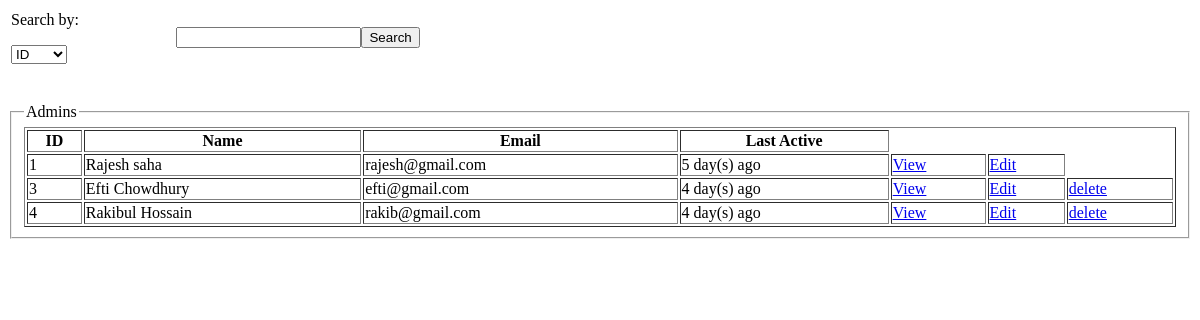
/app/admin/tadmindetails.php?memberID=1, run on an earlier commit of the app's database.
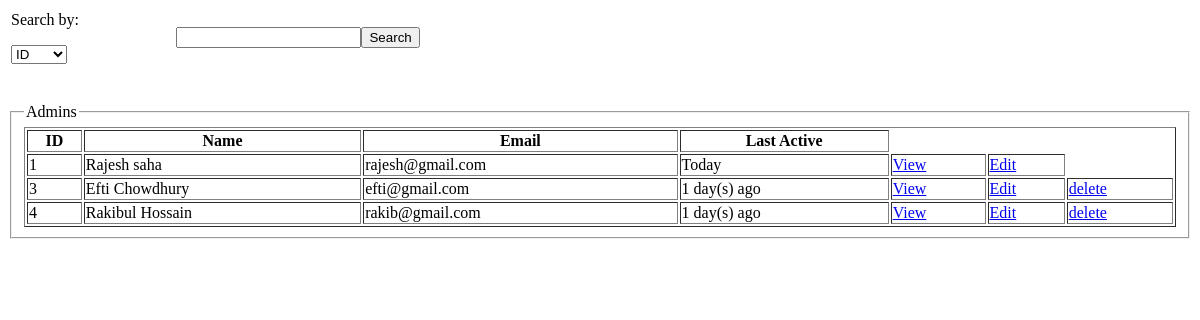
And on a later commit of the database.
### tables this page shows
CREATE TABLE `member` (
  `Member_ID` varchar(8) NOT NULL,
  `Password` varchar(20) NOT NULL,
  `Name` varchar(40) NOT NULL,
  `Email` varchar(30) NOT NULL,
  `Type` int(1) NOT NULL,
  `Status` varchar(10) NOT NULL DEFAULT 'Active',
  `Member_Since` timestamp NOT NULL DEFAULT CURRENT_TIMESTAMP,
  `Last_Logged_in` timestamp NOT NULL DEFAULT CURRENT_TIMESTAMP,
  `Total_Purchase` int(8) DEFAULT '0'
);

### data/data_access.php (called while the page is built, shortened)
<?php
    $host="127.0.0.1";
    $user="root";
    $pass="";
    $dbname="easylife_db";
    $port=3306;
    function executeSQL($sql){
        global $host, $user, $pass, $dbname, $port;
        $link=mysqli_connect($host, $user, $pass, $dbname, $port);
        $result = mysqli_query($link, $sql);
        return $result;
    }
?>

### data/member_data_access.php (called while the page is built, shortened)
<?php require_once "data_access.php"; ?>
<?php
	function getAllAdminsFromDB()
	{
        $sql = "SELECT * FROM member WHERE Type=1";
        $result = executeSQL($sql);
        $members = array();
        for($i=0; $row=mysqli_fetch_assoc($result); ++$i){
            $members[$i] = $row;
        }
        return $members;
    }
?>

### service/member_service.php (called while the page is built, shortened)
<?php
 	if(empty($admin))
 	{
 		require_once "../data/member_data_access.php";
 	}
 	else
 	{
 		require_once "../../data/member_data_access.php";
 	}
?>
<?php
	function getAllAdmins(){
		return getAllAdminsFromDB();
	}
?>

### app/admin/tadmindetails.php (the view, shortened to what this page needs)
<?php
 	$admin="admin";
 	require_once "../../service/member_service.php";
?>
<?php
	$memberID=$_GET['memberID'];
	if($_SERVER['REQUEST_METHOD']=="POST")
	{
		if($_POST['searchby']=="0")
		{
			$member=getAdminById($_POST['p']);
			$members=array($member);
			if(empty($member))
				$members=array();
		}
		else if($_POST['searchby']=="2")
		{
			$member=getAdminByEmail($_POST['p']);
			$members=array($member);
			if(empty($member))
				$members=array();
		}
	}
	else
	{
		$members=getAllAdmins();
	}
?>
<html>
	<table >
		<tr ><form method="post">
			<td width="40%">
				<p>Search by:<p><select name="searchby">
					<option value="0"  selected>ID</option>
				</select>
			</td>
			<td>
				<input name="p" type="text"/><input type="submit" value="Search"/>
			</td>
			</form>
		</tr>
	</table>
	<br>
	<br>
	<fieldset>
		<legend>Admins</legend>
			<table border=1 width=100%>
				<tr>
					<th>ID</th>
					<th>Name</th>
					<th>Email</th>
					<th>Last Active</th>
				</tr>
				<?php
					$cy=(int)date("Y");
					$cm=(int)date("m");
					$cd=(int)date("d");
					foreach($members as $member)
					{
						$y=(int)explode("-",$member['Last_Logged_in'])[0];
						$m=(int)explode("-",$member['Last_Logged_in'])[1];
						$d=(int)explode("-",$member['Last_Logged_in'])[2];
						if($cy==$y)
						{
							if($cm==$m)
							{
								if(($cd==$d)||($cd<$d))
								{
									$log="Today";
								}
								else
								{
									$log=($cd-$d)." day(s) ago";
								}
							}
							else
							{
								$log=($cm-$m)." month(s) ago";
							}
						}
						else
						{
							$log=($cy-$y)." year(s) ago";
						}
						echo	"<tr>
									<td>".$member['Member_ID']."</td>
									<td>".$member['Name']."</td>
									<td>".$member['Email']."</td>
									<td>".$log."</td>
									<td><a href=\"uview.php?memberID=".$member['Member_ID']."\">View</a></td>
									<td><a href=\"Editprofile.php?memberID=".$member['Member_ID']."\">Edit</a></td>";
						if($member['Member_ID']!=$memberID)
							{
								echo	"<td><a href=\"deleteadmin.php?memberID=".$member['Member_ID']."&id=".$memberID."\">delete</a></td></tr>";
							}
					}
					?>
			</table>
	</fieldset>
	<br>
</html>

What changed in the data, as far as the page shows it:
changed member "Rajesh saha": Last_Logged_in "5 day(s) ago" → "Today"
changed member "Efti Chowdhury": Last_Logged_in "4 day(s) ago" → "1 day(s) ago"
changed member "Rakibul Hossain": Last_Logged_in "4 day(s) ago" → "1 day(s) ago"
